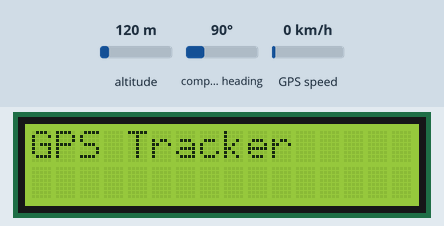
Recording of a sketch running on a simulated Arduino Uno, built with avr-gcc and run on an emulated ATmega328P. Parts: 16×2 character LCD. The test bench sets the inputs (shaded band); at power-on: altitude 120 m, compass heading 90°, GPS speed 0 km/h. The GPS gets a fix after 3 s at 37.7749, -122.4194 with 8 satellites; what the sketch prints to the serial monitor is not drawn.

Above: at 0.1 s.
At 31.3 s:
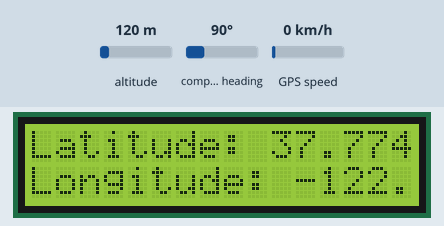

The sketch:

Source_code.ino
```cpp
#include <LiquidCrystal.h>
#include <TinyGPS++.h>
#include <SoftwareSerial.h>

// Define the pins for the GPS module
#define GPS_RX_PIN 8
#define GPS_TX_PIN 9

// Define the pins for the GSM module
#define GSM_RX_PIN 10
#define GSM_TX_PIN 11

SoftwareSerial gpsSerial(GPS_RX_PIN, GPS_TX_PIN);
SoftwareSerial gsmSerial(GSM_RX_PIN, GSM_TX_PIN);
TinyGPSPlus gps;
LiquidCrystal lcd(2, 3, 4, 5, 6, 7);

void displayGPSData();
void sendLocationSMS();
void print2digits(int number);
void checkIncomingSMS();

void setup() {
  Serial.begin(9600);
  gpsSerial.begin(9600);
  gsmSerial.begin(9600);

  lcd.begin(16, 2);
  lcd.print("GPS Tracker");
  delay(1000);
}

void loop() {
  while (gpsSerial.available() > 0) {
    if (gps.encode(gpsSerial.read())) {
      displayGPSData();
      checkIncomingSMS();
      delay(30000); // Delay for 30 seconds before reading the next GPS data
    }
  }

  // Print "NO SIGNALS" if no GPS Signal Found
  if (gps.charsProcessed() < 10) {
    Serial.println("NO SIGNALS");
    delay(10000);
  }
}

void displayGPSData() {
  if (gps.location.isUpdated()) {
    double latitude = gps.location.lat();
    double longitude = gps.location.lng();

    // Printing on Serial Monitor
    Serial.print(" Latitude= ");
    Serial.print(latitude, 6);
    Serial.print(" Longitude= ");
    Serial.print(longitude, 6);
    Serial.print(" Date: ");
    print2digits(gps.date.month());
    Serial.print("/");
    print2digits(gps.date.day());
    Serial.print("/");
    Serial.print(gps.date.year());
    Serial.print("  Time: ");
    print2digits(gps.time.hour());
    Serial.print(":");
    print2digits(gps.time.minute());
    Serial.print(":");
    print2digits(gps.time.second());
    Serial.println();
    // Print Google Maps location link on serial monitor
    Serial.print("Google Maps Location: https://maps.google.com/?q=");
    Serial.print(gps.location.lat(), 6);
    Serial.print(",");
    Serial.println(gps.location.lng(), 6);

    // Number of satellites in use
    Serial.print("Number of satellites in use = ");
    Serial.println(gps.satellites.value());

    // Printing Latitude and Longitude on LCD Display
    lcd.clear();
    lcd.setCursor(0, 0);
    lcd.print("Latitude: " + String(latitude, 6));
    lcd.setCursor(0, 1);
    lcd.print("Longitude: " + String(longitude, 6));
    delay(10000); // Delay for 10 seconds before updating LCD again
  }
}

void checkIncomingSMS() {
  if (gsmSerial.available()) {
    String incomingSMS = gsmSerial.readStringUntil('\n');
    incomingSMS.trim();

    if (incomingSMS.indexOf("location") != -1) {
      sendLocationSMS();
    }
  }
}

void sendLocationSMS() {
  gsmSerial.println("AT+CMGF=1"); // Setting SMS mode to text
  delay(1000);
  gsmSerial.println("AT+CMGS=\"+91XXXXXXXXX\""); // Phone number
  delay(1000);
  gsmSerial.print("Location: ");
  gsmSerial.print(gps.location.lat(), 6);
  gsmSerial.print(", ");
  gsmSerial.print(gps.location.lng(), 6);
  gsmSerial.write(26);
  delay(10000); // Delay for 10 seconds
}
void print2digits(int number) {
  if (number >= 0 && number < 10) {
    Serial.print("0");
  }
  Serial.print(number);
}
```
